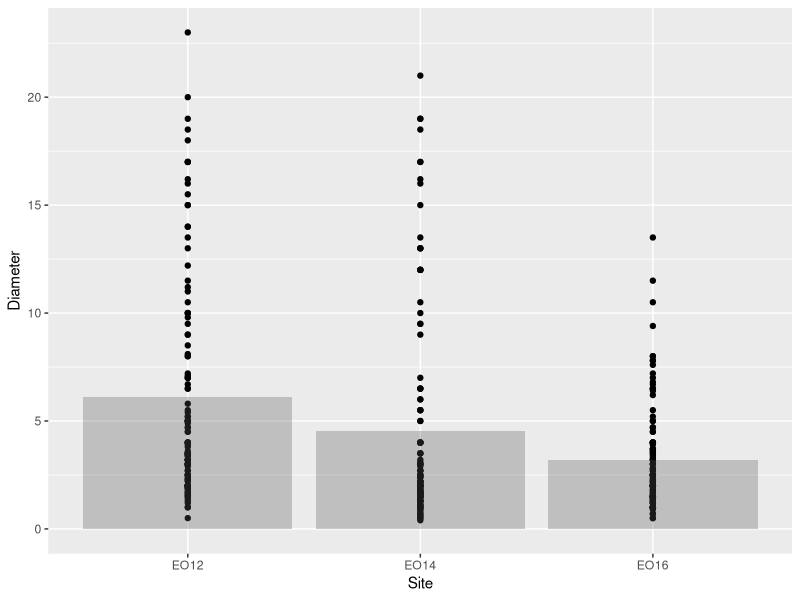
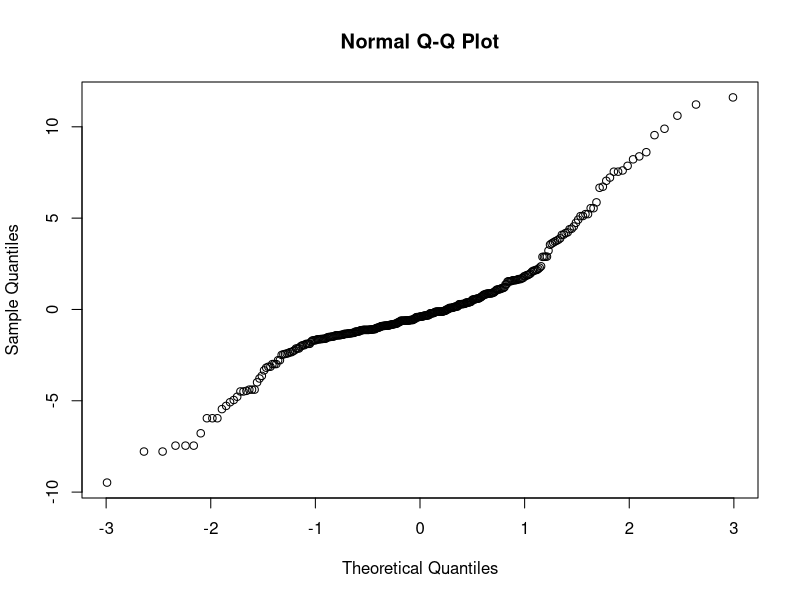
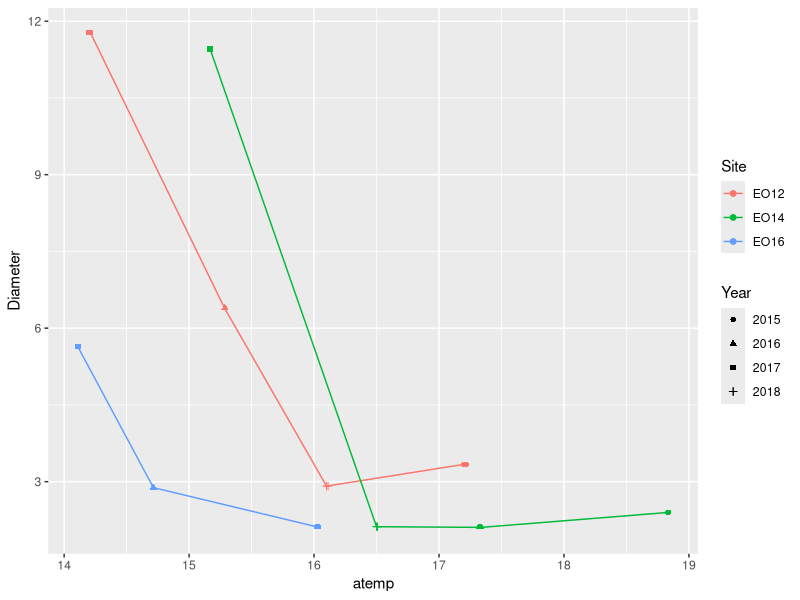
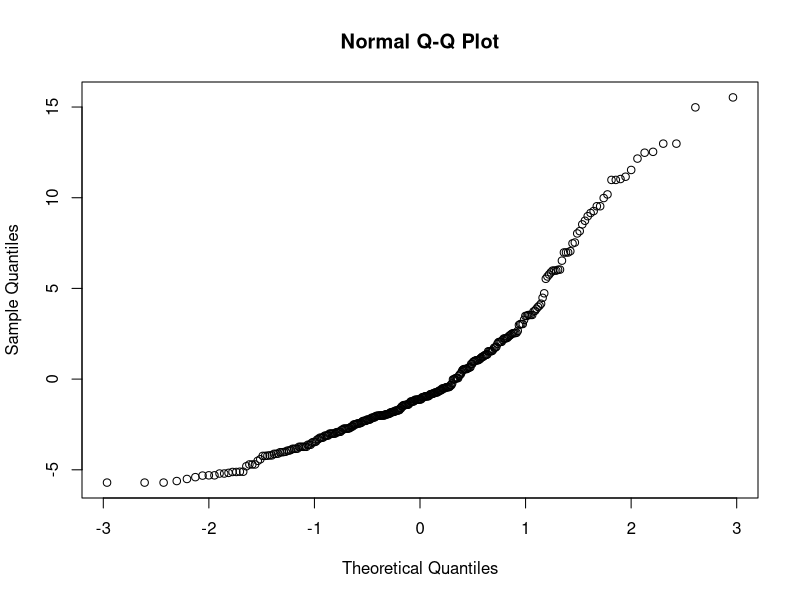

Source code (R) for these figures, in order:
#setwd("C:\\Users\\jaspkaur\\Google Drive\\data_analysis\\chorizanthe\\chori")

library(readxl)
library(ggplot2)
library(lme4)
library(dplyr)

# import growth data##########

growth <- read_excel("data/growth_germ.xlsx", sheet = 1)
growth$Year = as.factor(growth$Year) #convert year values into factor 

# Determine the spatio-temporal variation in Diameter------------------------------------------------------------------------

#Spatiotemporal variation in plant diameter (Figure 2b)
gavg <- growth %>% 
  group_by(Site) %>% 
  summarise(Diameter = mean(Diameter))
gavg

ggplot(growth, aes(Site, Diameter)) + geom_point() + 
   geom_bar(data = gavg, stat = "identity", alpha = .3)

####Regression of plant diameter with sites and years

g.mod <- lm(Diameter ~ Site + Year + Site*Year, data=growth)
summary(g.mod)
anova(g.mod)
qqnorm(resid(g.mod))

#Spatiotemporal variation in air temperature (Figure 2c)

growth$pop.year = paste(growth$Site,".", growth$Year)
growth2 = subset(growth, pop.year != "EO16 . 2018")

gavg2 <- growth %>% 
  group_by(Site, Year) %>% 
  summarise(Diameter = mean(Diameter), atemp = mean(pg.at))
gavg2

ggplot(gavg2, aes(atemp, Diameter, group = Site, color=Site, shape=Year)) + geom_point() + 
  geom_line() +
  geom_jitter(width=0.02, height=0.001)

####Regression of plant diameter with air temperature

g.mod <- lm(Diameter ~ pg.at, data=growth)
summary(g.mod)
anova(g.mod)
qqnorm(resid(g.mod))


